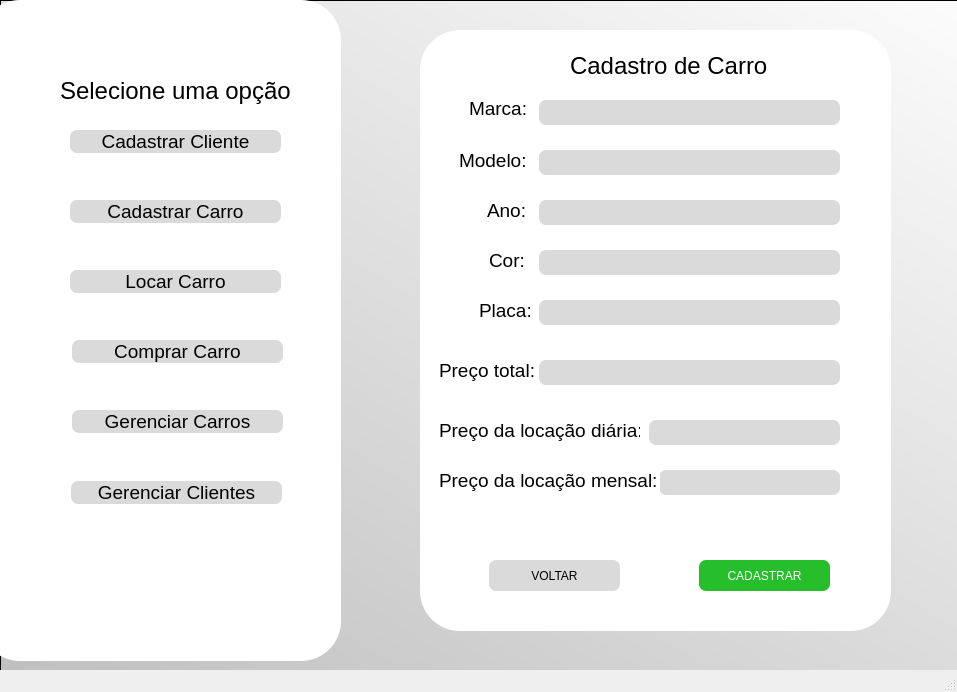
<?xml version="1.0" encoding="UTF-8"?>
<ui version="4.0">
 <class>MainWindow</class>
 <widget class="QMainWindow" name="MainWindow">
  <property name="geometry">
   <rect>
    <x>0</x>
    <y>0</y>
    <width>957</width>
    <height>692</height>
   </rect>
  </property>
  <property name="windowTitle">
   <string>MainWindow</string>
  </property>
  <widget class="QWidget" name="centralwidget">
   <widget class="QFrame" name="frame">
    <property name="geometry">
     <rect>
      <x>0</x>
      <y>0</y>
      <width>1071</width>
      <height>721</height>
     </rect>
    </property>
    <property name="font">
     <font>
      <family>Yu Gothic UI Semibold</family>
      <weight>75</weight>
      <bold>true</bold>
     </font>
    </property>
    <property name="styleSheet">
     <string notr="true">background-color: qlineargradient(spread:pad, x1:0.085, y1:1, x2:1, y2:0, stop:0 rgba(192, 192, 192, 255), stop:1 rgba(255, 255, 255, 255));</string>
    </property>
    <property name="frameShape">
     <enum>QFrame::StyledPanel</enum>
    </property>
    <property name="frameShadow">
     <enum>QFrame::Raised</enum>
    </property>
    <widget class="QFrame" name="frame_4">
     <property name="geometry">
      <rect>
       <x>420</x>
       <y>30</y>
       <width>471</width>
       <height>601</height>
      </rect>
     </property>
     <property name="styleSheet">
      <string notr="true">background-color: rgb(255, 255, 255);
border-radius: 40;</string>
     </property>
     <property name="frameShape">
      <enum>QFrame::StyledPanel</enum>
     </property>
     <property name="frameShadow">
      <enum>QFrame::Raised</enum>
     </property>
     <widget class="QLabel" name="label_8">
      <property name="geometry">
       <rect>
        <x>49</x>
        <y>70</y>
        <width>61</width>
        <height>17</height>
       </rect>
      </property>
      <property name="font">
       <font>
        <pointsize>14</pointsize>
       </font>
      </property>
      <property name="styleSheet">
       <string notr="true">color: rgb(0, 0, 0);</string>
      </property>
      <property name="text">
       <string>Marca:</string>
      </property>
     </widget>
     <widget class="QLabel" name="label_9">
      <property name="geometry">
       <rect>
        <x>150</x>
        <y>20</y>
        <width>211</width>
        <height>31</height>
       </rect>
      </property>
      <property name="font">
       <font>
        <pointsize>18</pointsize>
       </font>
      </property>
      <property name="styleSheet">
       <string notr="true">color: rgb(0, 0, 0);
alternate-background-color: rgb(85, 87, 83);</string>
      </property>
      <property name="text">
       <string>Cadastro de Carro</string>
      </property>
     </widget>
     <widget class="QLabel" name="label_10">
      <property name="geometry">
       <rect>
        <x>39</x>
        <y>120</y>
        <width>71</width>
        <height>20</height>
       </rect>
      </property>
      <property name="font">
       <font>
        <pointsize>14</pointsize>
       </font>
      </property>
      <property name="styleSheet">
       <string notr="true">color: rgb(0, 0, 0);</string>
      </property>
      <property name="text">
       <string>Modelo:</string>
      </property>
     </widget>
     <widget class="QLineEdit" name="marca">
      <property name="geometry">
       <rect>
        <x>119</x>
        <y>70</y>
        <width>301</width>
        <height>25</height>
       </rect>
      </property>
      <property name="font">
       <font>
        <pointsize>10</pointsize>
       </font>
      </property>
      <property name="styleSheet">
       <string notr="true">background-color: rgb(218, 218, 218);
color: rgb(0, 0, 0);
border-radius:7;</string>
      </property>
      <property name="text">
       <string/>
      </property>
     </widget>
     <widget class="QLineEdit" name="modelo">
      <property name="geometry">
       <rect>
        <x>119</x>
        <y>120</y>
        <width>301</width>
        <height>25</height>
       </rect>
      </property>
      <property name="font">
       <font>
        <pointsize>10</pointsize>
       </font>
      </property>
      <property name="styleSheet">
       <string notr="true">background-color: rgb(218, 218, 218);
color: rgb(0, 0, 0);
border-radius:7;</string>
      </property>
      <property name="text">
       <string/>
      </property>
     </widget>
     <widget class="QPushButton" name="submitbtn_3">
      <property name="geometry">
       <rect>
        <x>279</x>
        <y>530</y>
        <width>131</width>
        <height>31</height>
       </rect>
      </property>
      <property name="cursor">
       <cursorShape>PointingHandCursor</cursorShape>
      </property>
      <property name="styleSheet">
       <string notr="true">background-color: rgb(39, 190, 44);
color: rgb(255, 255, 255);
border-radius:7;
</string>
      </property>
      <property name="text">
       <string>CADASTRAR</string>
      </property>
     </widget>
     <widget class="QLineEdit" name="ano">
      <property name="geometry">
       <rect>
        <x>119</x>
        <y>170</y>
        <width>301</width>
        <height>25</height>
       </rect>
      </property>
      <property name="font">
       <font>
        <pointsize>10</pointsize>
       </font>
      </property>
      <property name="styleSheet">
       <string notr="true">background-color: rgb(218, 218, 218);
color: rgb(0, 0, 0);
border-radius:7;</string>
      </property>
      <property name="text">
       <string/>
      </property>
     </widget>
     <widget class="QLabel" name="label_11">
      <property name="geometry">
       <rect>
        <x>67</x>
        <y>170</y>
        <width>41</width>
        <height>21</height>
       </rect>
      </property>
      <property name="font">
       <font>
        <pointsize>14</pointsize>
       </font>
      </property>
      <property name="styleSheet">
       <string notr="true">color: rgb(0, 0, 0);</string>
      </property>
      <property name="text">
       <string>Ano:</string>
      </property>
     </widget>
     <widget class="QLineEdit" name="cor">
      <property name="geometry">
       <rect>
        <x>119</x>
        <y>220</y>
        <width>301</width>
        <height>25</height>
       </rect>
      </property>
      <property name="font">
       <font>
        <pointsize>10</pointsize>
       </font>
      </property>
      <property name="styleSheet">
       <string notr="true">background-color: rgb(218, 218, 218);
color: rgb(0, 0, 0);
border-radius:7;</string>
      </property>
      <property name="text">
       <string/>
      </property>
     </widget>
     <widget class="QLabel" name="label_12">
      <property name="geometry">
       <rect>
        <x>69</x>
        <y>220</y>
        <width>41</width>
        <height>21</height>
       </rect>
      </property>
      <property name="font">
       <font>
        <pointsize>14</pointsize>
       </font>
      </property>
      <property name="styleSheet">
       <string notr="true">color: rgb(0, 0, 0);</string>
      </property>
      <property name="text">
       <string>Cor:</string>
      </property>
     </widget>
     <widget class="QLineEdit" name="placa">
      <property name="geometry">
       <rect>
        <x>119</x>
        <y>270</y>
        <width>301</width>
        <height>25</height>
       </rect>
      </property>
      <property name="font">
       <font>
        <pointsize>10</pointsize>
       </font>
      </property>
      <property name="styleSheet">
       <string notr="true">background-color: rgb(218, 218, 218);
color: rgb(0, 0, 0);
border-radius:7;</string>
      </property>
      <property name="text">
       <string/>
      </property>
     </widget>
     <widget class="QLabel" name="label_13">
      <property name="geometry">
       <rect>
        <x>59</x>
        <y>270</y>
        <width>51</width>
        <height>21</height>
       </rect>
      </property>
      <property name="font">
       <font>
        <pointsize>14</pointsize>
       </font>
      </property>
      <property name="styleSheet">
       <string notr="true">color: rgb(0, 0, 0);</string>
      </property>
      <property name="text">
       <string>Placa:</string>
      </property>
     </widget>
     <widget class="QPushButton" name="voltar">
      <property name="geometry">
       <rect>
        <x>69</x>
        <y>530</y>
        <width>131</width>
        <height>31</height>
       </rect>
      </property>
      <property name="cursor">
       <cursorShape>PointingHandCursor</cursorShape>
      </property>
      <property name="styleSheet">
       <string notr="true">background-color: rgb(218, 218, 218);
color: rgb(0, 0, 0);
border-radius:7;
</string>
      </property>
      <property name="text">
       <string>VOLTAR</string>
      </property>
     </widget>
     <widget class="QLabel" name="label_15">
      <property name="geometry">
       <rect>
        <x>19</x>
        <y>330</y>
        <width>101</width>
        <height>21</height>
       </rect>
      </property>
      <property name="font">
       <font>
        <pointsize>14</pointsize>
       </font>
      </property>
      <property name="styleSheet">
       <string notr="true">color: rgb(0, 0, 0);</string>
      </property>
      <property name="text">
       <string>Preço total:</string>
      </property>
     </widget>
     <widget class="QLineEdit" name="preco">
      <property name="geometry">
       <rect>
        <x>119</x>
        <y>330</y>
        <width>301</width>
        <height>25</height>
       </rect>
      </property>
      <property name="font">
       <font>
        <pointsize>10</pointsize>
       </font>
      </property>
      <property name="styleSheet">
       <string notr="true">background-color: rgb(218, 218, 218);
color: rgb(0, 0, 0);
border-radius:7;</string>
      </property>
      <property name="text">
       <string/>
      </property>
     </widget>
     <widget class="QLabel" name="label_16">
      <property name="geometry">
       <rect>
        <x>19</x>
        <y>390</y>
        <width>201</width>
        <height>21</height>
       </rect>
      </property>
      <property name="font">
       <font>
        <pointsize>14</pointsize>
       </font>
      </property>
      <property name="styleSheet">
       <string notr="true">color: rgb(0, 0, 0);</string>
      </property>
      <property name="text">
       <string>Preço da locação diária:</string>
      </property>
     </widget>
     <widget class="QLineEdit" name="preco_diaria">
      <property name="geometry">
       <rect>
        <x>229</x>
        <y>390</y>
        <width>191</width>
        <height>25</height>
       </rect>
      </property>
      <property name="font">
       <font>
        <pointsize>10</pointsize>
       </font>
      </property>
      <property name="styleSheet">
       <string notr="true">background-color: rgb(218, 218, 218);
color: rgb(0, 0, 0);
border-radius:7;</string>
      </property>
      <property name="text">
       <string/>
      </property>
     </widget>
     <widget class="QLineEdit" name="preco_mensal">
      <property name="geometry">
       <rect>
        <x>239</x>
        <y>440</y>
        <width>181</width>
        <height>25</height>
       </rect>
      </property>
      <property name="font">
       <font>
        <pointsize>10</pointsize>
       </font>
      </property>
      <property name="styleSheet">
       <string notr="true">background-color: rgb(218, 218, 218);
color: rgb(0, 0, 0);
border-radius:7;</string>
      </property>
      <property name="text">
       <string/>
      </property>
     </widget>
     <widget class="QLabel" name="label_17">
      <property name="geometry">
       <rect>
        <x>19</x>
        <y>440</y>
        <width>221</width>
        <height>21</height>
       </rect>
      </property>
      <property name="font">
       <font>
        <pointsize>14</pointsize>
       </font>
      </property>
      <property name="styleSheet">
       <string notr="true">color: rgb(0, 0, 0);</string>
      </property>
      <property name="text">
       <string>Preço da locação mensal:</string>
      </property>
     </widget>
    </widget>
    <widget class="QFrame" name="frame_2">
     <property name="geometry">
      <rect>
       <x>-20</x>
       <y>0</y>
       <width>361</width>
       <height>661</height>
      </rect>
     </property>
     <property name="styleSheet">
      <string notr="true">background-color: rgb(255, 255, 255);
border-radius:40;</string>
     </property>
     <property name="frameShape">
      <enum>QFrame::StyledPanel</enum>
     </property>
     <property name="frameShadow">
      <enum>QFrame::Raised</enum>
     </property>
     <widget class="QPushButton" name="cad_btn">
      <property name="geometry">
       <rect>
        <x>90</x>
        <y>130</y>
        <width>211</width>
        <height>23</height>
       </rect>
      </property>
      <property name="font">
       <font>
        <pointsize>14</pointsize>
       </font>
      </property>
      <property name="cursor">
       <cursorShape>PointingHandCursor</cursorShape>
      </property>
      <property name="styleSheet">
       <string notr="true">background-color: rgb(218, 218, 218);
color: rgb(0, 0, 0);
border-radius:7;</string>
      </property>
      <property name="text">
       <string>Cadastrar Cliente</string>
      </property>
     </widget>
     <widget class="QPushButton" name="cad_car">
      <property name="geometry">
       <rect>
        <x>90</x>
        <y>200</y>
        <width>211</width>
        <height>23</height>
       </rect>
      </property>
      <property name="font">
       <font>
        <pointsize>14</pointsize>
       </font>
      </property>
      <property name="cursor">
       <cursorShape>PointingHandCursor</cursorShape>
      </property>
      <property name="styleSheet">
       <string notr="true">background-color: rgb(218, 218, 218);
color: rgb(0, 0, 0);
border-radius:7;</string>
      </property>
      <property name="text">
       <string>Cadastrar Carro</string>
      </property>
     </widget>
     <widget class="QPushButton" name="loc_car">
      <property name="geometry">
       <rect>
        <x>90</x>
        <y>270</y>
        <width>211</width>
        <height>23</height>
       </rect>
      </property>
      <property name="font">
       <font>
        <pointsize>14</pointsize>
       </font>
      </property>
      <property name="cursor">
       <cursorShape>PointingHandCursor</cursorShape>
      </property>
      <property name="styleSheet">
       <string notr="true">background-color: rgb(218, 218, 218);
color: rgb(0, 0, 0);
border-radius:7;</string>
      </property>
      <property name="text">
       <string>Locar Carro</string>
      </property>
     </widget>
     <widget class="QPushButton" name="comprar_car">
      <property name="geometry">
       <rect>
        <x>92</x>
        <y>340</y>
        <width>211</width>
        <height>23</height>
       </rect>
      </property>
      <property name="font">
       <font>
        <pointsize>14</pointsize>
       </font>
      </property>
      <property name="cursor">
       <cursorShape>PointingHandCursor</cursorShape>
      </property>
      <property name="styleSheet">
       <string notr="true">background-color: rgb(218, 218, 218);
color: rgb(0, 0, 0);
border-radius:7;</string>
      </property>
      <property name="text">
       <string>Comprar Carro</string>
      </property>
     </widget>
     <widget class="QLabel" name="label">
      <property name="geometry">
       <rect>
        <x>80</x>
        <y>70</y>
        <width>231</width>
        <height>41</height>
       </rect>
      </property>
      <property name="font">
       <font>
        <pointsize>18</pointsize>
       </font>
      </property>
      <property name="text">
       <string>Selecione uma opção</string>
      </property>
     </widget>
     <widget class="QPushButton" name="ger_car">
      <property name="geometry">
       <rect>
        <x>92</x>
        <y>410</y>
        <width>211</width>
        <height>23</height>
       </rect>
      </property>
      <property name="font">
       <font>
        <pointsize>14</pointsize>
       </font>
      </property>
      <property name="cursor">
       <cursorShape>PointingHandCursor</cursorShape>
      </property>
      <property name="styleSheet">
       <string notr="true">background-color: rgb(218, 218, 218);
color: rgb(0, 0, 0);
border-radius:7;</string>
      </property>
      <property name="text">
       <string>Gerenciar Carros</string>
      </property>
     </widget>
     <widget class="QPushButton" name="ger_cli">
      <property name="geometry">
       <rect>
        <x>91</x>
        <y>481</y>
        <width>211</width>
        <height>23</height>
       </rect>
      </property>
      <property name="font">
       <font>
        <pointsize>14</pointsize>
       </font>
      </property>
      <property name="cursor">
       <cursorShape>PointingHandCursor</cursorShape>
      </property>
      <property name="styleSheet">
       <string notr="true">background-color: rgb(218, 218, 218);
color: rgb(0, 0, 0);
border-radius:7;</string>
      </property>
      <property name="text">
       <string>Gerenciar Clientes</string>
      </property>
     </widget>
    </widget>
   </widget>
  </widget>
  <widget class="QMenuBar" name="menubar">
   <property name="geometry">
    <rect>
     <x>0</x>
     <y>0</y>
     <width>957</width>
     <height>21</height>
    </rect>
   </property>
  </widget>
  <widget class="QStatusBar" name="statusbar"/>
 </widget>
 <resources/>
 <connections/>
</ui>
